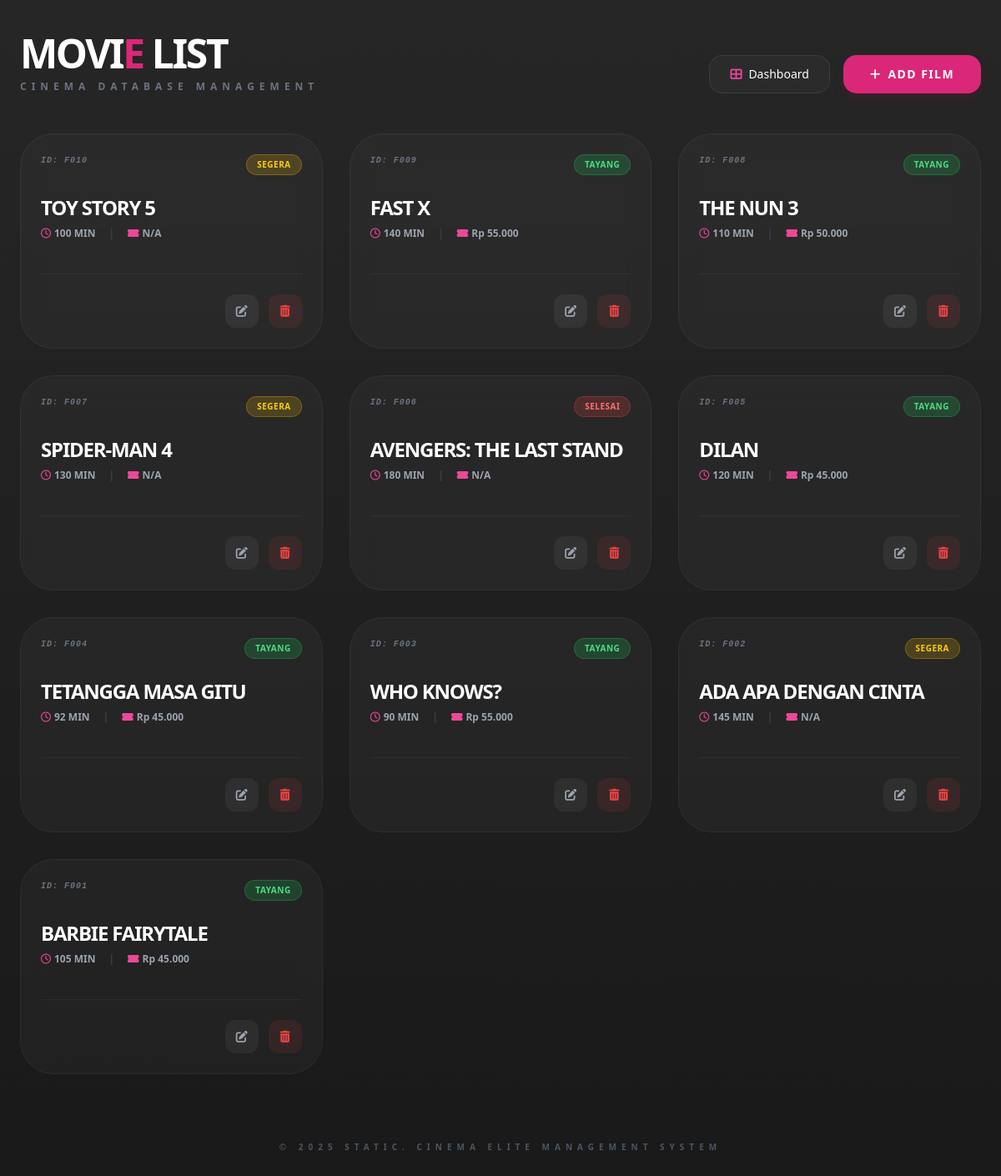
Screenshot of /tampilFilm.php with the database file from the repository.
### tables this page shows
CREATE TABLE `film` (
  `id_film` varchar(10) NOT NULL,
  `nama_film` varchar(150) DEFAULT NULL,
  `genre` varchar(50) DEFAULT NULL,
  `durasi` int(11) DEFAULT NULL,
  `status_tayang` varchar(50) DEFAULT NULL,
  `harga` int(11) DEFAULT NULL
);

### tampilFilm.php (the view, shortened to what this page needs)
<?php
    require 'koneksi.php';
    function getStatusBadge($status) {
        if ($status == 'Ongoing') {
            return '<span class="px-3 py-1 rounded-full text-[10px] font-bold uppercase tracking-wider bg-green-500/20 text-green-400 border border-green-500/30">Tayang</span>';
        } elseif ($status == 'Coming Soon') {
            return '<span class="px-3 py-1 rounded-full text-[10px] font-bold uppercase tracking-wider bg-yellow-500/20 text-yellow-400 border border-yellow-500/30">Segera</span>';
        } else {
            return '<span class="px-3 py-1 rounded-full text-[10px] font-bold uppercase tracking-wider bg-red-500/20 text-red-400 border border-red-500/30">Selesai</span>';
        }
    }
?>
<!DOCTYPE html>
<html lang="id">
<head>
    <script src="https://cdn.tailwindcss.com"></script>
    <link href="https://cdnjs.cloudflare.com/ajax/libs/font-awesome/6.0.0/css/all.min.css" rel="stylesheet">
</head>
<body class="py-10 px-6">
    <div class="max-w-7xl mx-auto">
        <div class="flex justify-between items-end mb-12">
            <div>
                <h1 class="text-5xl font-black tracking-tighter uppercase leading-none">MOVI<span class="text-pink-600">E</span> LIST</h1>
                <p class="text-gray-500 text-xs tracking-[0.5em] uppercase font-bold mt-2">Cinema Database Management</p>
            </div>
            <div class="flex gap-4">
                <a href="dahboard.php" class="glass px-6 py-3 rounded-2xl text-sm hover:bg-white/10 transition flex items-center gap-2">
                    <i class="fas fa-th-large text-pink-500"></i> Dashboard
                </a>
                <a href="tambahFilm.php" class="bg-pink-600 hover:bg-pink-700 text-white px-8 py-3 rounded-2xl font-black text-sm transition-all shadow-lg shadow-pink-900/20 flex items-center gap-2 uppercase tracking-widest">
                    <i class="fas fa-plus"></i> Add Film
                </a>
            </div>
        </div>
        <div class="grid grid-cols-1 md:grid-cols-2 lg:grid-cols-3 gap-8">
            <?php
            $query = mysqli_query($koneksi, "SELECT * FROM film ORDER BY id_film DESC");
            while ($row = mysqli_fetch_assoc($query)) {
                $harga_display = ($row['harga'] == 0) ? "N/A" : "Rp " . number_format($row['harga'], 0, ',', '.');
            ?>
            <div class="glass film-card rounded-[2.5rem] p-6 transition-all duration-500 flex flex-col justify-between border border-white/5">
                <div>
                    <div class="flex justify-between items-start mb-6">
                        <span class="font-mono text-[10px] text-gray-500 font-bold tracking-widest uppercase italic">ID: <?= $row['id_film']; ?></span>
                        <?= getStatusBadge($row['status_tayang']); ?>
                    </div>
                    <h3 class="text-2xl font-black text-white mb-2 leading-tight uppercase tracking-tighter"><?= htmlspecialchars($row['nama_film']); ?></h3>
                    <div class="flex items-center gap-4 text-gray-400 text-xs font-bold mb-6">
                        <span class="flex items-center gap-1"><i class="far fa-clock text-pink-500"></i> <?= htmlspecialchars($row['durasi']); ?> MIN</span>
                        <span class="text-gray-700">|</span>
                        <span class="flex items-center gap-1"><i class="fas fa-ticket-alt text-pink-500"></i> <?= $harga_display; ?></span>
                    </div>
                </div>
                <div class="mt-4 pt-6 border-t border-white/5 flex justify-end gap-3">
                    <a href="editFilm.php?id=<?= $row['id_film']; ?>" class="w-10 h-10 flex items-center justify-center rounded-xl bg-white/5 hover:bg-white/10 text-gray-400 hover:text-white transition">
                        <i class="fas fa-edit text-sm"></i>
                    </a>
                    <a href="hapusFilm.php?id=<?= $row['id_film']; ?>"
                       onclick="return confirm('Hapus film <?= $row['nama_film']; ?>?')"
                       class="w-10 h-10 flex items-center justify-center rounded-xl bg-red-500/10 hover:bg-red-500 text-red-500 hover:text-white transition">
                        <i class="fas fa-trash-alt text-sm"></i>
                    </a>
                </div>
            </div>
            <?php } ?>
        </div>
        <footer class="mt-20 text-center">
            <p class="text-[10px] text-gray-600 uppercase tracking-[0.6em] font-bold">
                &copy; 2025 STATIC. Cinema Elite Management System
            </p>
        </footer>
    </div>
</body>
</html>

### tampilFilm.php (style rules this page uses)
body { background: linear-gradient(rgba(0, 0, 0, 0.85), rgba(0, 0, 0, 0.9)), url('https://images.unsplash.com/photo-1485846234645-a62644f84728?ixlib=rb-1.2.1&auto=format&fit=crop&w=1350&q=80'); background-size: cover; background-position: center; background-attachment: fixed; min-height: 100vh; color: white; font-family: 'Segoe UI', sans-serif; }
.glass { background: rgba(255, 255, 255, 0.03); backdrop-filter: blur(15px); border: 1px solid rgba(255, 255, 255, 0.08); }

### rows the page displays
film: id_film "F010", status_tayang "SEGERA", nama_film "TOY STORY 5", durasi "100", harga "N/A"
film: id_film "F009", status_tayang "TAYANG", nama_film "FAST X", durasi "140", harga "Rp 55.000"
film: id_film "F008", status_tayang "TAYANG", nama_film "THE NUN 3", durasi "110", harga "Rp 50.000"
film: id_film "F007", status_tayang "SEGERA", nama_film "SPIDER-MAN 4", durasi "130", harga "N/A"
film: id_film "F006", status_tayang "SELESAI", nama_film "AVENGERS: THE LAST STAND", durasi "180", harga "N/A"
film: id_film "F005", status_tayang "TAYANG", nama_film "DILAN", durasi "120", harga "Rp 45.000"
film: id_film "F004", status_tayang "TAYANG", nama_film "TETANGGA MASA GITU", durasi "92", harga "Rp 45.000"
film: id_film "F003", status_tayang "TAYANG", nama_film "WHO KNOWS?", durasi "90", harga "Rp 55.000"
film: id_film "F002", status_tayang "SEGERA", nama_film "ADA APA DENGAN CINTA", durasi "145", harga "N/A"
film: id_film "F001", status_tayang "TAYANG", nama_film "BARBIE FAIRYTALE", durasi "105", harga "Rp 45.000"
